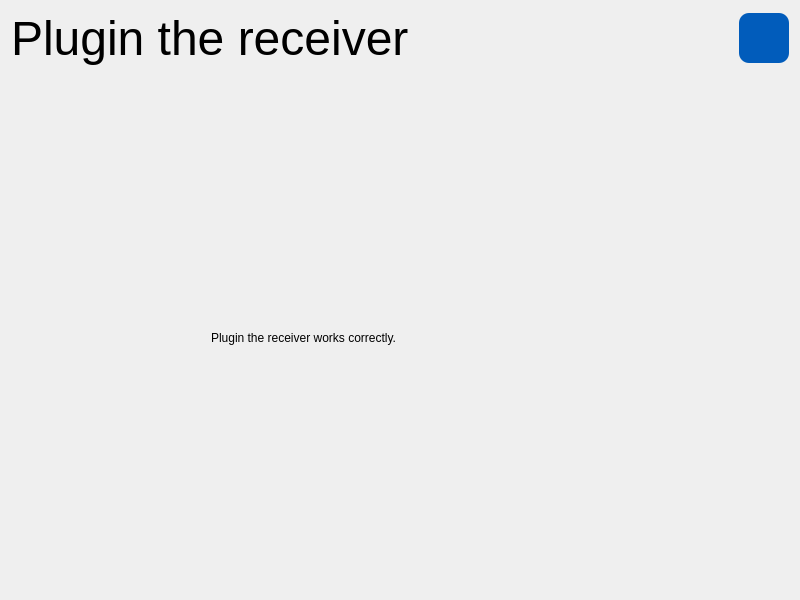
<?xml version="1.0" encoding="UTF-8"?>
<ui version="4.0">
 <class>Widget</class>
 <widget class="QWidget" name="Widget">
  <property name="geometry">
   <rect>
    <x>0</x>
    <y>0</y>
    <width>800</width>
    <height>600</height>
   </rect>
  </property>
  <property name="sizePolicy">
   <sizepolicy hsizetype="Expanding" vsizetype="Expanding">
    <horstretch>0</horstretch>
    <verstretch>0</verstretch>
   </sizepolicy>
  </property>
  <property name="maximumSize">
   <size>
    <width>3840</width>
    <height>2160</height>
   </size>
  </property>
  <property name="windowTitle">
   <string>Plugin the receiver</string>
  </property>
  <layout class="QVBoxLayout" name="verticalLayout">
   <item>
    <layout class="QHBoxLayout" name="horizontalLayout_4">
     <property name="sizeConstraint">
      <enum>QLayout::SizeConstraint::SetMaximumSize</enum>
     </property>
     <item>
      <widget class="QLabel" name="widget_title">
       <property name="maximumSize">
        <size>
         <width>16777215</width>
         <height>100</height>
        </size>
       </property>
       <property name="font">
        <font>
         <family>Arial</family>
         <pointsize>36</pointsize>
        </font>
       </property>
       <property name="text">
        <string>Plugin the receiver</string>
       </property>
      </widget>
     </item>
     <item>
      <spacer name="horizontalSpacer">
       <property name="orientation">
        <enum>Qt::Orientation::Horizontal</enum>
       </property>
       <property name="sizeHint" stdset="0">
        <size>
         <width>40</width>
         <height>20</height>
        </size>
       </property>
      </spacer>
     </item>
     <item>
      <widget class="QPushButton" name="button_info">
       <property name="minimumSize">
        <size>
         <width>50</width>
         <height>50</height>
        </size>
       </property>
       <property name="maximumSize">
        <size>
         <width>50</width>
         <height>50</height>
        </size>
       </property>
       <property name="styleSheet">
        <string notr="true">QPushButton {
    color: rgb(255, 255, 255);
    background-color: rgb(1, 92, 187);
    border: 1px;
    border-radius: 10px;
}

QPushButton:hover {
    color: rgb(220,221,229);
    background-color: rgb(37, 150, 190);
}

QPushButton:pressed {
    color: rgb(220,221,229);
    background-color: rgb(37, 150, 190);
}</string>
       </property>
       <property name="text">
        <string/>
       </property>
       <property name="icon">
        <iconset theme="QIcon::ThemeIcon::DialogInformation"/>
       </property>
       <property name="iconSize">
        <size>
         <width>40</width>
         <height>40</height>
        </size>
       </property>
      </widget>
     </item>
    </layout>
   </item>
   <item>
    <widget class="QWidget" name="widget_body" native="true">
     <property name="sizePolicy">
      <sizepolicy hsizetype="Expanding" vsizetype="Expanding">
       <horstretch>0</horstretch>
       <verstretch>0</verstretch>
      </sizepolicy>
     </property>
     <property name="maximumSize">
      <size>
       <width>3840</width>
       <height>2160</height>
      </size>
     </property>
     <widget class="QLabel" name="label_body">
      <property name="geometry">
       <rect>
        <x>200</x>
        <y>160</y>
        <width>391</width>
        <height>211</height>
       </rect>
      </property>
      <property name="font">
       <font>
        <bold>false</bold>
       </font>
      </property>
      <property name="text">
       <string>Plugin the receiver works correctly.</string>
      </property>
     </widget>
    </widget>
   </item>
  </layout>
 </widget>
 <resources/>
 <connections/>
</ui>
